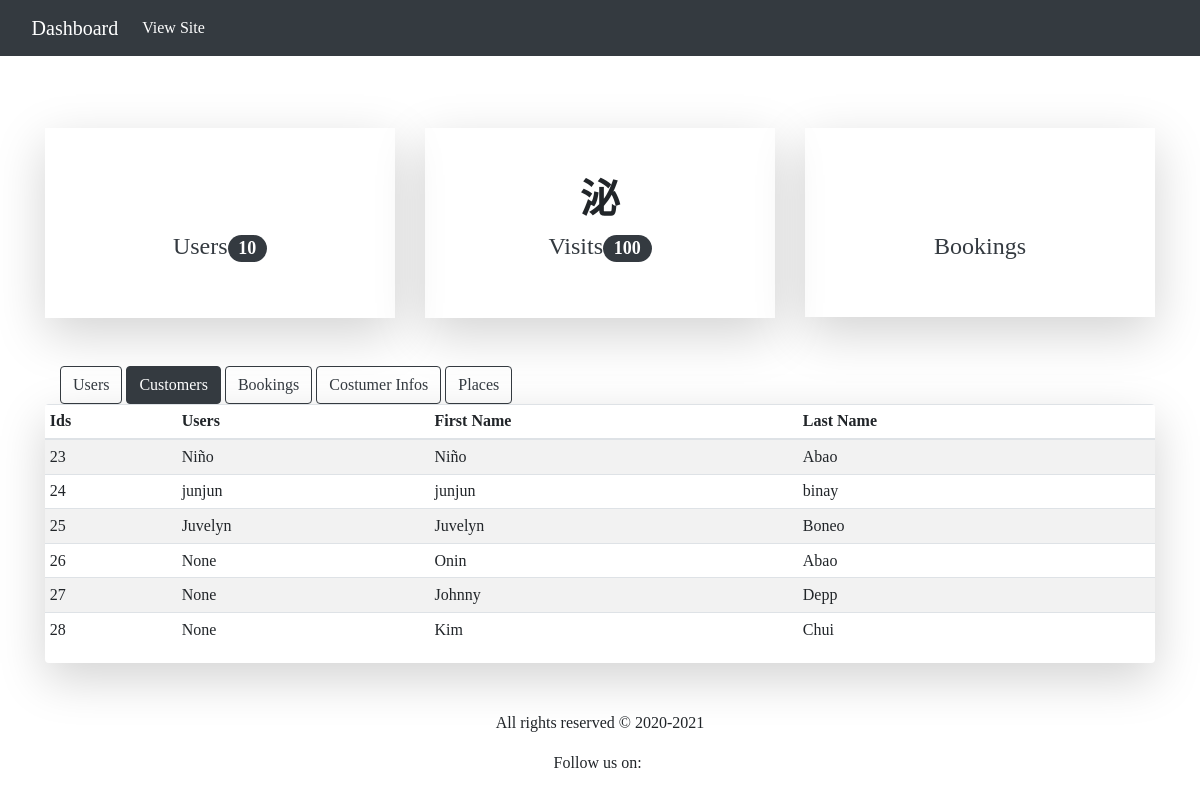
Page /dashboard/dashboard-customers/ (signed in) on the earlier database version.
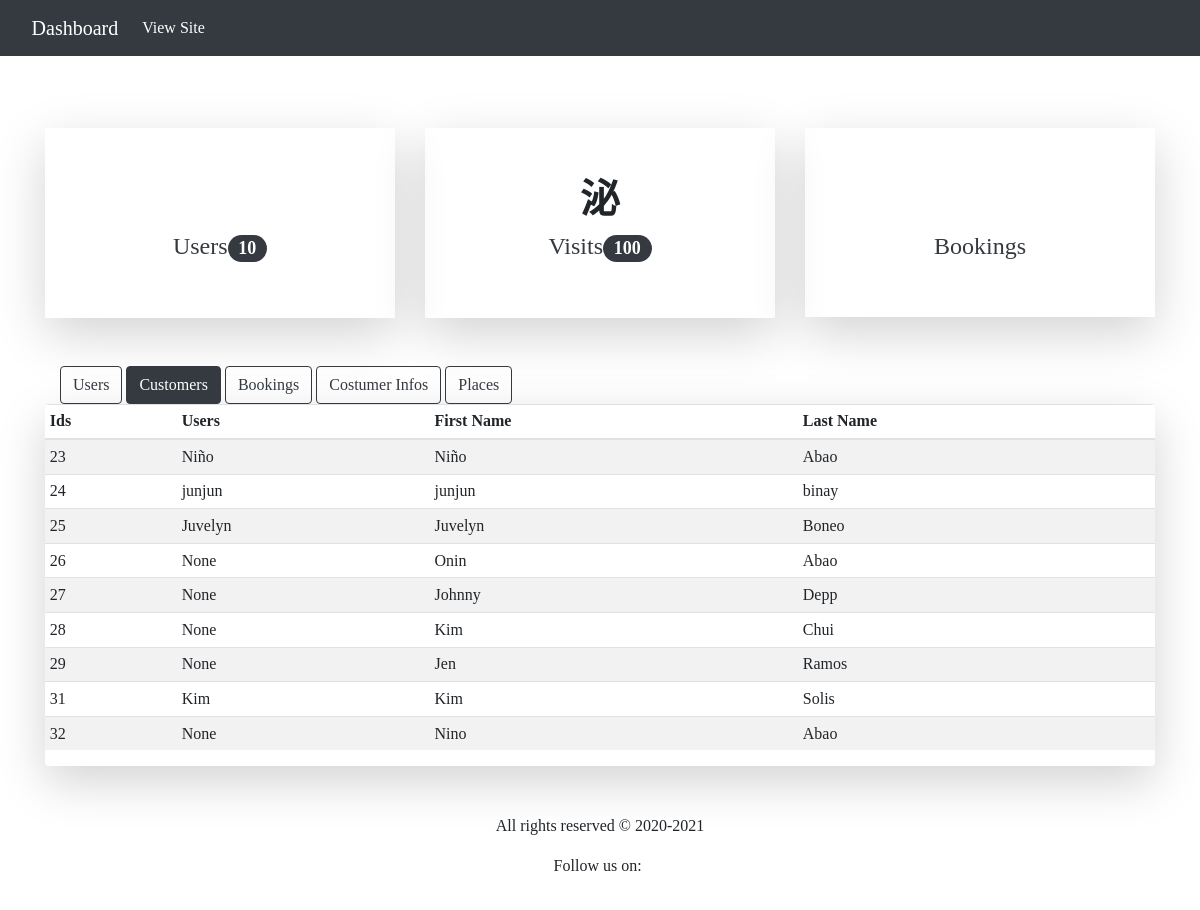
Same page on the later database version.
### travel/models.py (models this page shows, shortened)
class Customer(models.Model):
	user = models.CharField(max_length=100, null=True)
	first_name = models.CharField(max_length=100, null=True)
	last_name = models.CharField(max_length=100, null=True)

### travel_crm/views.py (the view)
# urls.py: path('dashboard-customers/', DashboardCustomers.as_view(), name="travel-dashboard-customers"),
@method_decorator(staff_member_required, name='dispatch')
class DashboardCustomers(ListView):
	model = Customer
	template_name = 'travel_crm/dashboard-customers.html'
	context_object_name = 'customers'
	extra_context = {
		'title':'Customers'
	}

### travel_crm/templates/travel_crm/dashboard-customers.html
{% extends "travel_crm/base.html" %}
{% block content %}
	<div class="container mt-3 mb-5">
		<div class="row">
			<div class="col-lg-12">
				<div class="container">
					<a href="{% url 'travel-dashboard-users' %}" class="btn btn-outline-dark">Users</a>
					<a href="{% url 'travel-dashboard-customers' %}" class="btn btn-dark">Customers</a>
					<a href="{% url 'travel-dashboard-bookings' %}" class="btn btn-outline-dark">Bookings</a>
					<a href="{% url 'travel-dashboard-customer-infos' %}" class="btn btn-outline-dark">Costumer Infos</a>
					<a href="{% url 'travel-dashboard-places' %}" class="btn btn-outline-dark">Places</a>
				</div>
				<div class="table-responsive shadow-lg rounded">
	        <table class="table table-striped table-sm">
	          <thead>
	            <tr>
	              <th>Ids</th>
	              <th>Users</th>
	              <th>First Name</th>
	              <th>Last Name</th>
	            </tr>
	          </thead>
	          <tbody>
	          	{% for customer in customers %}
		            <tr>
		            	<td>{{ customer.id }}</td>
		            	<td>{{ customer.user }}</td>
		              <td>{{ customer.first_name }}</td>
		              <td>{{ customer.last_name }}</td>
		            </tr>
	            {% endfor %}
	          </tbody>
	        </table>
	      </div>
			</div>
		</div>
	</div>
{% endblock content %}

Differences in the rows shown:
added Customer: id "29", user "None", first_name "Jen", last_name "Ramos"
added Customer: id "31", user "Kim", first_name "Kim", last_name "Solis"
added Customer: id "32", user "None", first_name "Nino", last_name "Abao"
